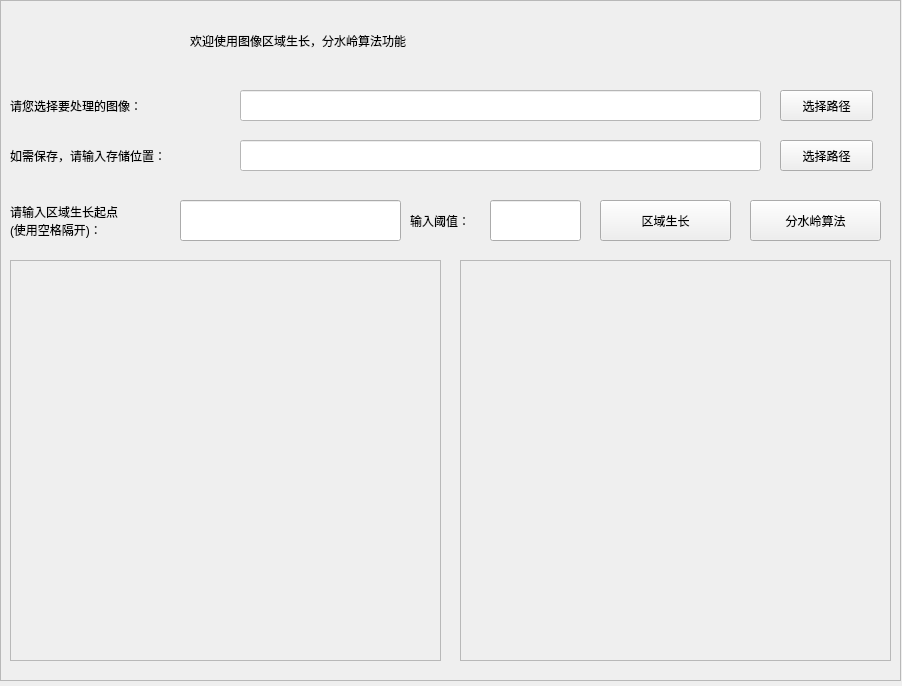
<?xml version="1.0" encoding="UTF-8"?>
<ui version="4.0">
 <class>RegionalGrowthWindow</class>
 <widget class="QWidget" name="RegionalGrowthWindow">
  <property name="geometry">
   <rect>
    <x>0</x>
    <y>0</y>
    <width>902</width>
    <height>686</height>
   </rect>
  </property>
  <property name="windowTitle">
   <string>Form</string>
  </property>
  <property name="styleSheet">
   <string notr="true"/>
  </property>
  <widget class="QPushButton" name="pushButton">
   <property name="geometry">
    <rect>
     <x>780</x>
     <y>90</y>
     <width>93</width>
     <height>31</height>
    </rect>
   </property>
   <property name="text">
    <string>选择路径</string>
   </property>
  </widget>
  <widget class="QLineEdit" name="lineEdit">
   <property name="geometry">
    <rect>
     <x>240</x>
     <y>90</y>
     <width>521</width>
     <height>31</height>
    </rect>
   </property>
   <property name="styleSheet">
    <string notr="true">background-color: rgb(255, 255, 255);</string>
   </property>
  </widget>
  <widget class="QLabel" name="label_2">
   <property name="geometry">
    <rect>
     <x>10</x>
     <y>90</y>
     <width>201</width>
     <height>31</height>
    </rect>
   </property>
   <property name="styleSheet">
    <string notr="true">font: 10pt &quot;Agency FB&quot;;</string>
   </property>
   <property name="text">
    <string>请您选择要处理的图像：</string>
   </property>
  </widget>
  <widget class="QLabel" name="label_3">
   <property name="geometry">
    <rect>
     <x>10</x>
     <y>130</y>
     <width>221</width>
     <height>51</height>
    </rect>
   </property>
   <property name="styleSheet">
    <string notr="true">font: 10pt &quot;Agency FB&quot;;</string>
   </property>
   <property name="text">
    <string>如需保存，请输入存储位置：</string>
   </property>
  </widget>
  <widget class="QLineEdit" name="lineEdit_2">
   <property name="geometry">
    <rect>
     <x>240</x>
     <y>140</y>
     <width>521</width>
     <height>31</height>
    </rect>
   </property>
   <property name="styleSheet">
    <string notr="true">background-color: rgb(255, 255, 255);</string>
   </property>
  </widget>
  <widget class="QPushButton" name="pushButton_2">
   <property name="geometry">
    <rect>
     <x>780</x>
     <y>140</y>
     <width>93</width>
     <height>31</height>
    </rect>
   </property>
   <property name="text">
    <string>选择路径</string>
   </property>
  </widget>
  <widget class="QFrame" name="frame">
   <property name="geometry">
    <rect>
     <x>10</x>
     <y>260</y>
     <width>431</width>
     <height>401</height>
    </rect>
   </property>
   <property name="acceptDrops">
    <bool>false</bool>
   </property>
   <property name="autoFillBackground">
    <bool>false</bool>
   </property>
   <property name="styleSheet">
    <string notr="true">border-image: url(:/images/images/2.jpg);
border-image: url(:/images/images/touming.png);</string>
   </property>
   <property name="frameShape">
    <enum>QFrame::StyledPanel</enum>
   </property>
   <property name="frameShadow">
    <enum>QFrame::Raised</enum>
   </property>
  </widget>
  <widget class="QFrame" name="frame_2">
   <property name="geometry">
    <rect>
     <x>460</x>
     <y>260</y>
     <width>431</width>
     <height>401</height>
    </rect>
   </property>
   <property name="frameShape">
    <enum>QFrame::StyledPanel</enum>
   </property>
   <property name="frameShadow">
    <enum>QFrame::Raised</enum>
   </property>
  </widget>
  <widget class="QLabel" name="label">
   <property name="geometry">
    <rect>
     <x>190</x>
     <y>20</y>
     <width>541</width>
     <height>41</height>
    </rect>
   </property>
   <property name="styleSheet">
    <string notr="true">font: 75 18pt &quot;微软雅黑&quot;;</string>
   </property>
   <property name="text">
    <string>欢迎使用图像区域生长，分水岭算法功能</string>
   </property>
  </widget>
  <widget class="QPushButton" name="pushButton_3">
   <property name="geometry">
    <rect>
     <x>750</x>
     <y>200</y>
     <width>131</width>
     <height>41</height>
    </rect>
   </property>
   <property name="text">
    <string>分水岭算法</string>
   </property>
  </widget>
  <widget class="QPushButton" name="pushButton_4">
   <property name="geometry">
    <rect>
     <x>600</x>
     <y>200</y>
     <width>131</width>
     <height>41</height>
    </rect>
   </property>
   <property name="text">
    <string>区域生长</string>
   </property>
  </widget>
  <widget class="QLabel" name="label_4">
   <property name="geometry">
    <rect>
     <x>10</x>
     <y>190</y>
     <width>171</width>
     <height>61</height>
    </rect>
   </property>
   <property name="styleSheet">
    <string notr="true">font: 10pt &quot;Agency FB&quot;;</string>
   </property>
   <property name="text">
    <string>请输入区域生长起点
(使用空格隔开)：</string>
   </property>
  </widget>
  <widget class="QLineEdit" name="lineEdit_3">
   <property name="geometry">
    <rect>
     <x>180</x>
     <y>200</y>
     <width>221</width>
     <height>41</height>
    </rect>
   </property>
  </widget>
  <widget class="QLabel" name="label_5">
   <property name="geometry">
    <rect>
     <x>410</x>
     <y>200</y>
     <width>81</width>
     <height>41</height>
    </rect>
   </property>
   <property name="styleSheet">
    <string notr="true">font: 10pt &quot;Agency FB&quot;;</string>
   </property>
   <property name="text">
    <string>输入阈值：</string>
   </property>
  </widget>
  <widget class="QLineEdit" name="lineEdit_4">
   <property name="geometry">
    <rect>
     <x>490</x>
     <y>200</y>
     <width>91</width>
     <height>41</height>
    </rect>
   </property>
  </widget>
  <widget class="QFrame" name="frame_3">
   <property name="geometry">
    <rect>
     <x>0</x>
     <y>0</y>
     <width>901</width>
     <height>681</height>
    </rect>
   </property>
   <property name="styleSheet">
    <string notr="true">border-image: url(:/images/images/9.jpg);</string>
   </property>
   <property name="frameShape">
    <enum>QFrame::StyledPanel</enum>
   </property>
   <property name="frameShadow">
    <enum>QFrame::Raised</enum>
   </property>
  </widget>
  <zorder>frame_3</zorder>
  <zorder>frame_2</zorder>
  <zorder>pushButton</zorder>
  <zorder>lineEdit</zorder>
  <zorder>label_2</zorder>
  <zorder>label_3</zorder>
  <zorder>lineEdit_2</zorder>
  <zorder>pushButton_2</zorder>
  <zorder>frame</zorder>
  <zorder>label</zorder>
  <zorder>pushButton_3</zorder>
  <zorder>pushButton_4</zorder>
  <zorder>label_4</zorder>
  <zorder>lineEdit_3</zorder>
  <zorder>label_5</zorder>
  <zorder>lineEdit_4</zorder>
 </widget>
 <resources>
  <include location="images.qrc"/>
 </resources>
 <connections/>
</ui>
